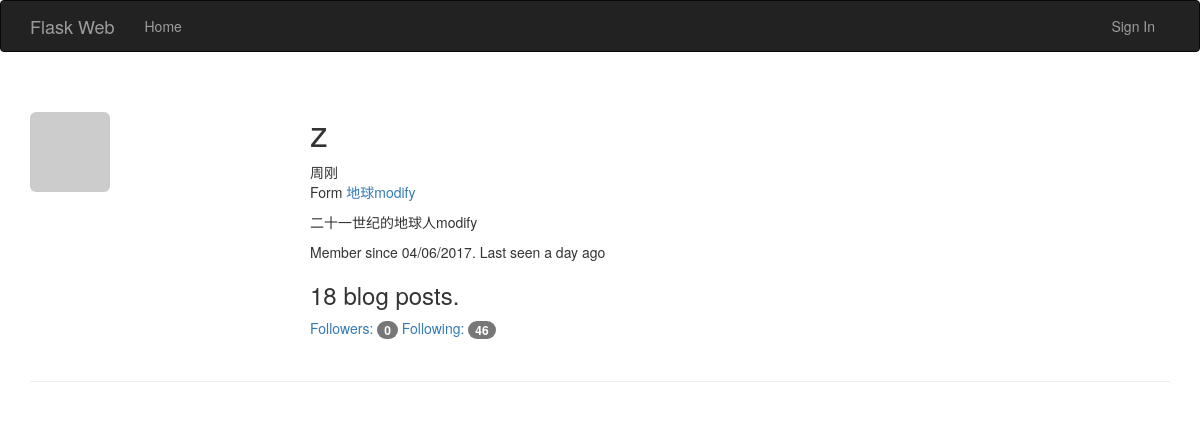
The app's page /user/z, older data.
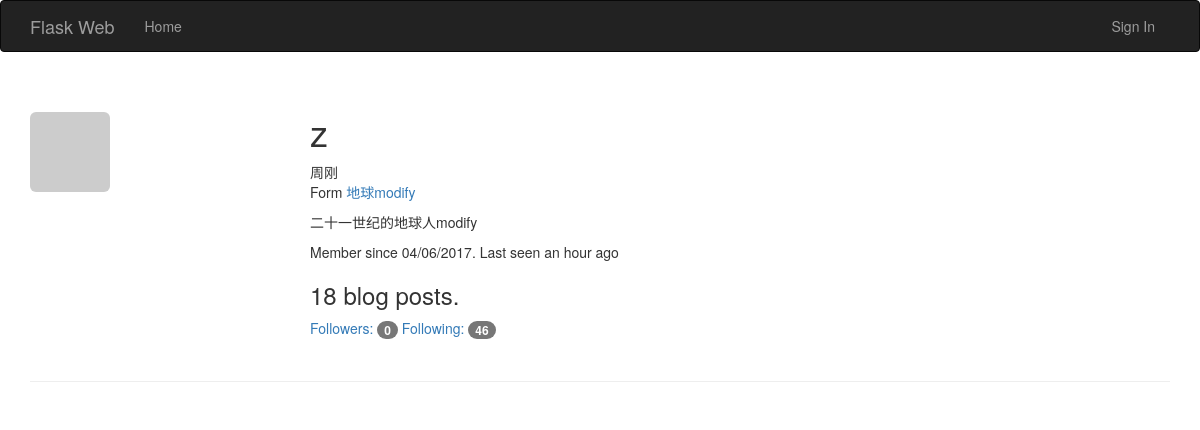
The same page, newer data.
### app/models.py (models this page shows, shortened)
class User(UserMixin, db.Model):
	__tablename__ = 'users'
	id = db.Column(db.Integer, primary_key = True)
	email = db.Column(db.String(64), unique=True, index=True)
	username = db.Column(db.String(64), unique = True)
	password_hash = db.Column(db.String(128))
	role_id = db.Column(db.Integer, db.ForeignKey('roles.id'))
	confirmed = db.Column(db.Boolean, default=False)
	name = db.Column(db.String(64))
	location = db.Column(db.String(64))
	about_me = db.Column(db.Text())
	member_since =db.Column(db.DateTime(), default=datetime.utcnow)
	last_seen = db.Column(db.DateTime(), default=datetime.utcnow)
	avatar_hash = db.Column(db.String(32))
	posts = db.relationship('Post', backref='au', lazy='dynamic')
	followed = db.relationship('Follow',
								foreign_keys=[Follow.follower_id],
								backref=db.backref('follower', lazy='joined'),
								lazy='dynamic',
								cascade='all, delete-orphan')
	followers = db.relationship('Follow',
								foreign_keys=[Follow.followed_id],
								backref=db.backref('followed', lazy='joined'),
								lazy='dynamic',
								cascade='all, delete-orphan')
	comments = db.relationship('Comment', backref='author', lazy='dynamic')
	@property
	def password(self):
		raise AttributeError('password is not a readable attribute')
	def gravatar(self, size=100, default='identicon', rating='g'):
		if request.is_secure:
			url = 'https://secure.gravatar.com/avatar'
		else:
			url = 'http://s.gravatar.com/avatar'
		hash = self.avatar_hash or hashlib.md5(
			self.email.encode('utf-8')).hexdigest()
		print('into..gravatar..{url}/{hash}?s={size}&d={default}&r={rating}'.format(
			url=url, hash=hash, size=size, default=default, rating=rating))
		return '{url}/{hash}?s={size}&d={default}&r={rating}'.format(
			url=url, hash=hash, size=size, default=default, rating=rating)

### app/main/views.py (the view)
@main.route('/user/<username>')
def user(username):
	user = User.query.filter_by(username=username).first()
	users = User.query.order_by(User.username).all()
	if user is None:
		abort(404)
	page = request.args.get('page', 1, type=int)
	pagination = user.posts.order_by(Post.timestamp.desc()).paginate(
		page, per_page=5, error_out=False)
	posts = pagination.items
	return render_template('user.html', user=user, users=users, posts=posts, pagination=pagination)

### app/auth/views.py (called while the page is built)
@auth.before_app_request
def before_request():
	print('into before_request...............')
	print('is_authenticated...............{}'.format(current_user.is_authenticated))
	print('request.endpoint[:5]...............{}'.format(request.endpoint[:5]))
	if current_user.is_authenticated:
		current_user.ping()
		if not current_user.confirmed and request.endpoint[:5] != 'auth.' and request.endpoint != 'static':
			return redirect(url_for('auth.unconfirmed'))

### app/main/__init__.py (called while the page is built)
@main.app_context_processor
def inject_permission():
	return dict(Permission=Permission)

### app/models.py (called while the page is built)
	def can(self, permissions):
		return False

	def is_administrator(self):
		return False

### app/templates/user.html (shortened to what this page needs)
<!DOCTYPE html>
{% extends 'bootstrap_base.html' %}
{% block page_content %}
<div class="page-header">
	<img class="img-rounded profile-thumbnail" src="{{ user.gravatar(size=256) }}">
	<div class="profile-header">
		<h1>{{ user.username }}</h1>
		{% if user.name or user.location %}
		<p>
			{% if user.name %}{{ user.name }}<br>{% endif %}
			{% if user.location %}
				Form <a href="https://map.baidu.com/?q={{ user.location }}">
					{{ user.location }}
				</a><br>
			{% endif %}
		</p>
		{% endif %}
		{% if user.about_me %}<p>{{ user.about_me }}</p>{% endif %}
		<p>
			Member since {{ moment(user.member_since).format('L') }}.
			Last seen {{ moment(user.last_seen).fromNow() }}
		</p>
		<h3> {{ pagination.total }} blog posts.</h3>
		<a href="{{ url_for('.followers', username=user.username) }}" target="_blank">
			Followers: <span class="badge">{{ user.followers.count()-1 }}</span>
		</a>
		<a href="{{ url_for('.followed_by', username=user.username) }}" target="_blank">
			Following: <span class='badge'>{{ user.followed.count()-1 }}</span>
		</a>
	</div>
</div>
{% endblock %}

### app/templates/bootstrap_base.html (shortened to what this page needs)
<!DOCTYPE html>
{% extends 'bootstrap/base.html' %}
{% block　head %}
{{ super() }}
<link rel="stylesheet" type="text/css" href="{{ url_for('static', filename='style.css') }}">
{% endblock %}
{% block navbar %}
<div class='navbar navbar-inverse' role='navigation'>
	<div class='container'>
		<div class='navbar-header'>
			<a class="navbar-brand" href="/">Flask Web</a>
		</div>
		<div class="navbar-collapse collapse">
			<ul class="nav navbar-nav">
				<li><a href="{{ url_for('main.home') }}">Home</a></li>
			</ul>
			<ul class="nav navbar-nav navbar-right">
				{% if current_user.is_authenticated %}
				<li><a href="{{ url_for('auth.logout')}}">Sign Out</a></li>
				{% else %}
				<li><a href="{{ url_for('auth.login')}}">Sign In</a></li>
				{% endif %}
			</ul>
		</div>
	</div>
</div>
{% endblock %}
{% block content %}
<div class="container">
	{% block page_content %}{% endblock %}
</div>
{% endblock %}

### app/static/style.css (style rules this page uses)
.profile-thumbnail { position: absolute; }
.profile-header { min-height: 260px; margin-left: 280px; }

Row changes from the older to the newer data that the page shows:
changed User "周刚": last_seen "a day ago" → "an hour ago"
